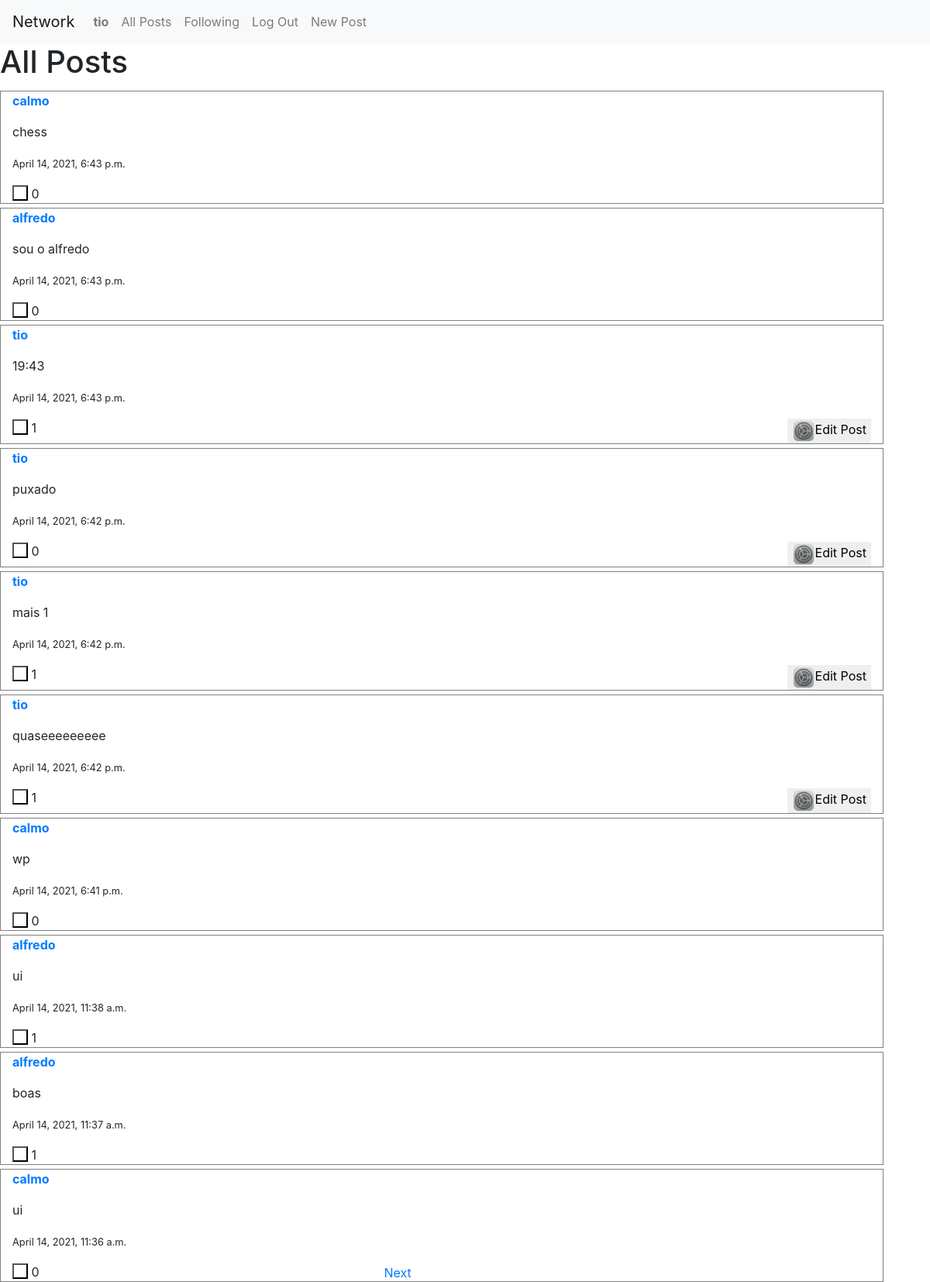
Screenshot of / (signed in) with the database file from the repository.
### network/models.py (models this page shows)
class User(AbstractUser):
    pass

class Post(models.Model):
    user = models.ForeignKey(settings.AUTH_USER_MODEL, on_delete=models.CASCADE)
    text = models.CharField(max_length= 300)
    created_at = models.DateTimeField(auto_now_add=True)
    likes = models.IntegerField(default = 0) # number of likes start at 0
    user_likes = models.ManyToManyField(User, blank = True, related_name='user_likes')

### network/views.py (the view)
# urls.py: path("", views.index, name="index"),
def index(request):
    all_posts = Post.objects.all() #- means that its desceding order newer to older
    all_posts = all_posts.order_by('-created_at')
    for post in all_posts:
        post.likes = post.user_likes.count()
    page = request.GET.get('page', 1)
    paginator = Paginator(all_posts, 10)
    try:
        posts = paginator.page(page)
    except PageNotAnInteger:
        posts = paginator.page(1)
    except EmptyPage:
        posts = paginator.page(paginator.num_pages)
    return render(request, "network/index.html",{
        "posts":posts
    })

### network/templates/network/index.html (shortened to what this page needs)
{% extends "network/layout.html" %}
{% load static %}
{% block body %}
    <h1>All Posts</h1>
    <div id="all_posts">
      {% for post in posts%}
        <div class="container"
              <p><a href="{% url 'profile' post.user.username %}"><strong>{{ post.user.username }}</strong></a></p>
              <p id = "edit_p{{post.id}}" >{{post.text}}</p>
              <p> <small>{{post.created_at}}</small></p>
              {% if request.user in post.user_likes.all %}
                <button id ="change_l{{post.id}}" class="dislike" onclick = "manage_likes('{{ post.id }}','change_l')"></button>
              {% else %}
                <button id="change_d{{post.id}}" class="like" onclick = "manage_likes('{{ post.id }}','change_d')"></button>
              {% endif %}
              <div id = "likes{{post.id}}" class="image" >
                {{post.likes}}
              </div>
              {% if user.get_username == post.user.username %}
                <button class="edit" onclick = "send_edit_post('{{ post.id }}')"> <img src="{% static 'network/edit.png' %}" width="30" height="30" >Edit Post</button>
              {% endif %}
        </div>
      {% endfor %}
      <div class="bottom">
        {% if posts.has_next %}
          <a href="{% url 'index' %}?page={{ posts.next_page_number }}">Next</a>
        {% endif %}
      </div>
    </div>
{% endblock %}

### network/templates/network/layout.html (shortened to what this page needs)
{% load static %}
<!DOCTYPE html>
<html lang="en">
    <head>
        <link rel="stylesheet" href="https://stackpath.bootstrapcdn.com/bootstrap/4.4.1/css/bootstrap.min.css">
        <link href="{% static 'network/styles.css' %}" rel="stylesheet">
    </head>
    <body>
        <nav class="navbar navbar-expand-lg navbar-light bg-light">
            <a class="navbar-brand" href="#">Network</a>
            <div>
              <ul class="navbar-nav mr-auto">
                {% if user.is_authenticated %}
                    <li class="nav-item">
                        <a class="nav-link" href="{% url 'profile' user.username %}"><strong>{{ user.username }}</strong></a>
                    </li>
                {% endif %}
                <li class="nav-item">
                  <a class="nav-link" href="{% url 'index' %}">All Posts</a>
                </li>
                {% if user.is_authenticated %}
                    <li class="nav-item">
                        <a class="nav-link" href="{% url 'following' %}">Following</a>
                    </li>
                    <li class="nav-item">
                        <a class="nav-link" href="{% url 'logout' %}">Log Out</a>
                    </li>
                    <li class="nav-item">
                        <a class="nav-link" href="{% url 'newPost' %}">New Post</a>
                    </li>
                {% endif %}
              </ul>
            </div>
          </nav>
        <div class="body">
            {% block body %}
            {% endblock %}
        </div>
    </body>
</html>

### network/templates/network/layout.html (style rules this page uses)
.container { border-style: groove; float:left; border-width: 1px; border-color: grey; margin-top:5px; }
.image { display:inline-block; }
.bottom { position: fixed; bottom: 0; left: 50%; margin-left: -104.5px; }
.edit { border:0; float: right }
.like { background-color: white; border-color: black; width:20px; height:20px; }

### rows the page displays
User: username "tio"
Post: user.username "calmo", text "chess", created_at "April 14, 2021, 6:43 p.m.", likes "0"
Post: user.username "alfredo", text "sou o alfredo", created_at "April 14, 2021, 6:43 p.m.", likes "0"
Post: user.username "tio", text "19:43", created_at "April 14, 2021, 6:43 p.m.", likes "1"
Post: user.username "tio", text "puxado", created_at "April 14, 2021, 6:42 p.m.", likes "0"
Post: user.username "tio", text "mais 1", created_at "April 14, 2021, 6:42 p.m.", likes "1"
Post: user.username "tio", text "quaseeeeeeeee", created_at "April 14, 2021, 6:42 p.m.", likes "1"
Post: user.username "calmo", text "wp", created_at "April 14, 2021, 6:41 p.m.", likes "0"
Post: user.username "alfredo", text "ui", created_at "April 14, 2021, 11:38 a.m.", likes "1"
Post: user.username "alfredo", text "boas", created_at "April 14, 2021, 11:37 a.m.", likes "1"
Post: user.username "calmo", text "ui", created_at "April 14, 2021, 11:36 a.m.", likes "0"
